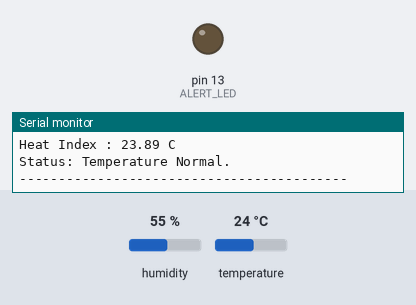
A sketch run on a simulated Arduino Uno, built with avr-gcc and run on an emulated ATmega328P. Parts: output pins drawn as LEDs (lit = HIGH), the last lines printed to the serial monitor. Inputs (shaded band) come from the test bench; at power-on: temperature 24 °C, humidity 55 %.

Above: at 2.9 s.
3.0 s: temperature set to 34 °C
5.8 s: temperature set to 37 °C
At 6.7 s:
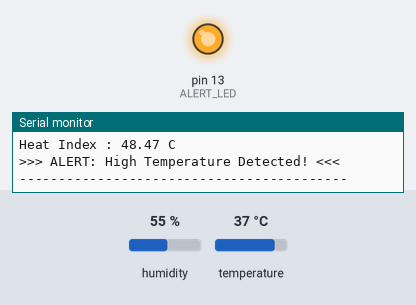
8.6 s: temperature set to 12 °C
At 10.9 s:
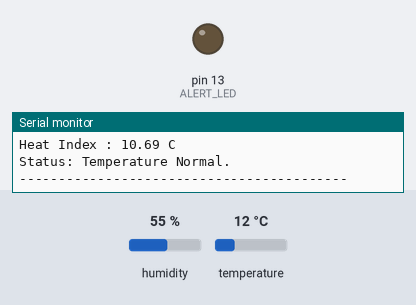
12.1 s: temperature set to 41 °C
At 13.7 s:
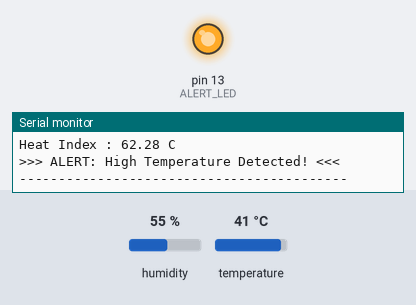
Timing chart, 0 to 15.2 s (numbered marks = the images above; inputs shaded):
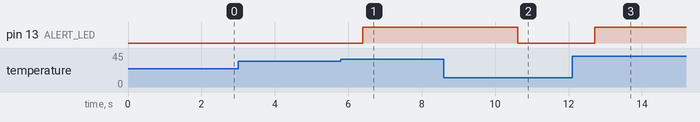

Measured:
- the behaviour switches between 35 and 36 °C on temperature (found by bisection; images 0 and 1)
- after the input at 5.8 s, pin 13 (ALERT_LED): LOW → HIGH after 0.59 s
- after the input at 8.6 s, pin 13 (ALERT_LED): HIGH → LOW after 2.0 s
- after the input at 12.1 s, pin 13 (ALERT_LED): LOW → HIGH after 0.62 s

The sketch:

Task2_DHT11_Alert.ino
```cpp
// ============================================================
// Smart Home – Task 2 : Temperature & Humidity Monitor
// Soft Nexis Technology | Embedded Systems Internship
// ============================================================
#include <Adafruit_Sensor.h>
#include <DHT.h>
#include <DHT_U.h>
// --- Pin & Sensor definitions ---
#define DHTPIN 2 // DHT11 data pin connected to Arduino pin 2
#define DHTTYPE DHT11 // We are using DHT11 model
#define ALERT_LED 13 // LED for high-temperature alert
// --- Temperature alert threshold ---
const float TEMP_LIMIT = 35.0; // Alert if temp exceeds 35°C
DHT dht(DHTPIN, DHTTYPE); // Create sensor object
void setup() {
pinMode(ALERT_LED, OUTPUT);
Serial.begin(9600);
dht.begin(); // Initialize DHT sensor
Serial.println("Smart Home – Temperature Monitor Ready!");
Serial.println("------------------------------------------");
}
void loop() {
// Read values (takes ~250ms; library handles timing)
float humidity = dht.readHumidity();
float temperature = dht.readTemperature(); // Celsius by default
// Check if sensor returned valid numbers
if (isnan(humidity) || isnan(temperature)) {
Serial.println("ERROR: Sensor read failed. Check wiring!");
delay(2000);
return; // Skip rest of loop and retry
}
// Calculate Heat Index (feels-like temperature)
float heatIndex = dht.computeHeatIndex(temperature, humidity, false);
// Print to Serial Monitor
Serial.print("Temperature : "); Serial.print(temperature);
Serial.println(" C");
Serial.print("Humidity : "); Serial.print(humidity);
Serial.println(" %");
Serial.print("Heat Index : "); Serial.print(heatIndex);
Serial.println(" C");
// Alert logic
if (temperature > TEMP_LIMIT) {
digitalWrite(ALERT_LED, HIGH); // Turn on alert LED
Serial.println(">>> ALERT: High Temperature Detected! <<<");
} else {
digitalWrite(ALERT_LED, LOW); // Normal temperature
Serial.println("Status: Temperature Normal.");
}
Serial.println("------------------------------------------");
delay(2000); // Read every 2 seconds
}
```
